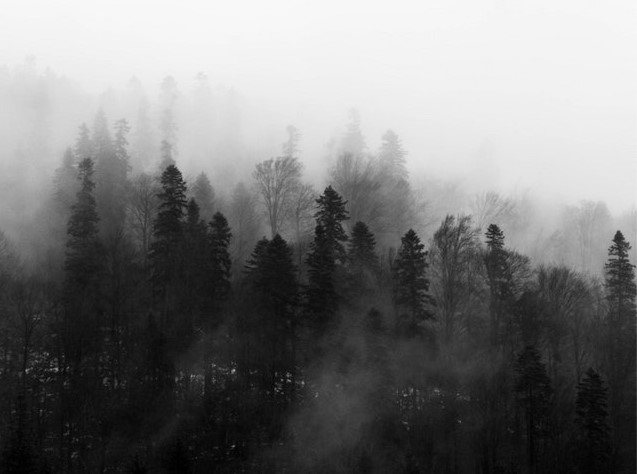
#> input picture images/forest.jpg, 637 x 474 px, found by its file name
$ python 'convertingAnImageTo 8bit.py'
#> lines starting #> are read from the running program, lines starting #| are printed output that depends on the picture
import cv2

# Input image

input = cv2.imread('forest.jpg')
#> input is the input picture: shape (474, 637, 3); min 0, max 250, mean 120.4

# Get input size

height, width = input.shape[:2]
#> height = 474; width = 637

# Desired "pixelated" size

w, h = (256, 256)

# Resize input to "pixelated" size

temp = cv2.resize(input, (w, h), interpolation=cv2.INTER_LINEAR)
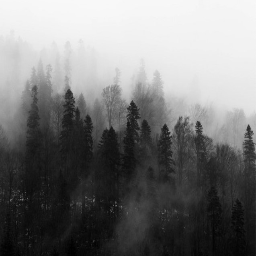
#> temp: shape (256, 256, 3); min 0, max 249, mean 120.3

# Initialize output image

output = cv2.resize(temp, (width, height), interpolation=cv2.INTER_NEAREST)
cv2.imshow("pixelate.jpg", output)
cv2.waitKey(0)

$ run again, with images/flower.jpg copied over images/forest.jpg
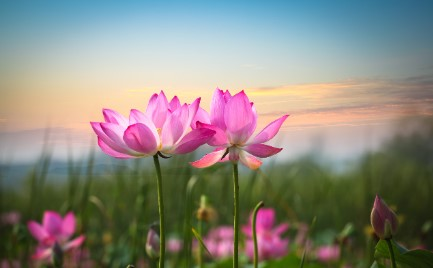
#> input picture images/flower.jpg, 433 x 268 px, found by its file name
#> input is the input picture: shape (268, 433, 3); mean B, G, R 125.2, 134.2, 138.1
#> `temp = cv2.resize(input, (w, h), interpolation=cv2.INTER_LINEAR)`:
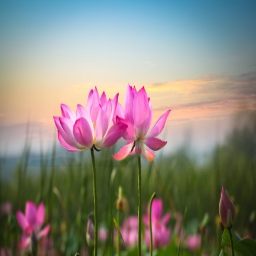
#> temp: shape (256, 256, 3); mean B, G, R 125, 134.1, 137.9

$ run again, with images/flower1.jpg copied over images/forest.jpg
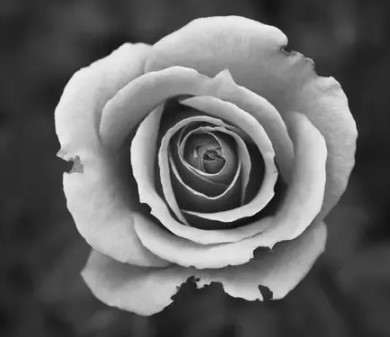
#> input picture images/flower1.jpg, 390 x 337 px, found by its file name
#> input is the input picture: shape (337, 390, 3); min 6, max 245, mean 101.4
#> `temp = cv2.resize(input, (w, h), interpolation=cv2.INTER_LINEAR)`:
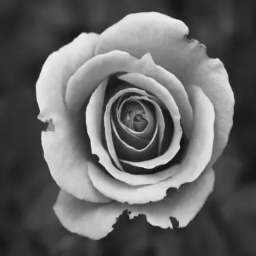
#> temp: shape (256, 256, 3); min 9, max 238, mean 101.3
#> `output = cv2.resize(temp, (width, height), interpolation=cv2.INTER_NEA..`:
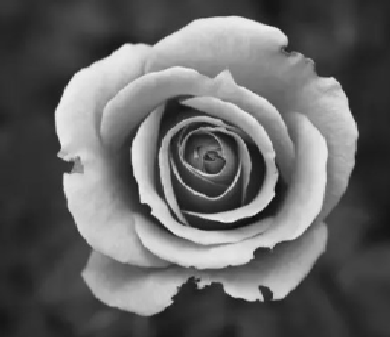
#> output: shape (337, 390, 3); min 9, max 238, mean 101.3
